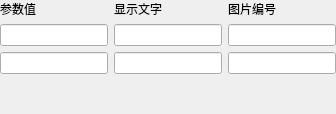
          <widget class="QWidget" name="disCmdpage">
           <layout class="QGridLayout" name="gridLayout_5">
            <property name="leftMargin">
             <number>0</number>
            </property>
            <property name="topMargin">
             <number>0</number>
            </property>
            <property name="rightMargin">
             <number>0</number>
            </property>
            <property name="bottomMargin">
             <number>0</number>
            </property>
            <item row="2" column="0">
             <layout class="QHBoxLayout" name="horizontalLayout_20">
              <item>
               <widget class="QLineEdit" name="disCmdValue2">
                <property name="enabled">
                 <bool>true</bool>
                </property>
               </widget>
              </item>
              <item>
               <widget class="QLineEdit" name="disCmdstr2"/>
              </item>
              <item>
               <widget class="QLineEdit" name="disCmdPic2"/>
              </item>
             </layout>
            </item>
            <item row="0" column="0">
             <layout class="QHBoxLayout" name="horizontalLayout_21">
              <item>
               <widget class="QLabel" name="label_46">
                <property name="enabled">
                 <bool>true</bool>
                </property>
                <property name="text">
                 <string>参数值</string>
                </property>
               </widget>
              </item>
              <item>
               <widget class="QLabel" name="label_47">
                <property name="enabled">
                 <bool>true</bool>
                </property>
                <property name="text">
                 <string>显示文字</string>
                </property>
               </widget>
              </item>
              <item>
               <widget class="QLabel" name="label_48">
                <property name="enabled">
                 <bool>true</bool>
                </property>
                <property name="text">
                 <string>图片编号</string>
                </property>
               </widget>
              </item>
             </layout>
            </item>
            <item row="1" column="0">
             <layout class="QHBoxLayout" name="horizontalLayout_19">
              <item>
               <widget class="QLineEdit" name="disCmdValue1">
                <property name="enabled">
                 <bool>true</bool>
                </property>
               </widget>
              </item>
              <item>
               <widget class="QLineEdit" name="disCmdstr1"/>
              </item>
              <item>
               <widget class="QLineEdit" name="disCmdpic1"/>
              </item>
             </layout>
            </item>
            <item row="3" column="0">
             <spacer name="verticalSpacer_5">
              <property name="orientation">
               <enum>Qt::Vertical</enum>
              </property>
              <property name="sizeHint" stdset="0">
               <size>
                <width>20</width>
                <height>40</height>
               </size>
              </property>
             </spacer>
            </item>
           </layout>
          </widget>
